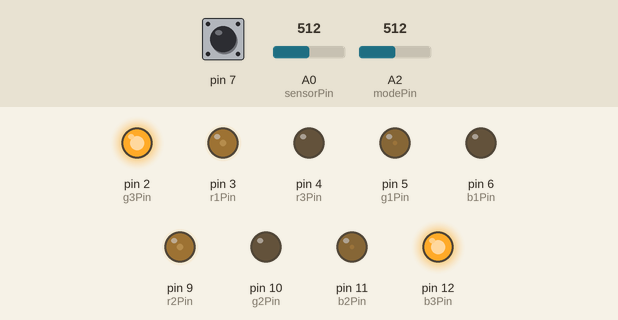
The sketch below on a simulated Arduino Uno, built with avr-gcc and run on an emulated ATmega328P. Parts: output pins drawn as LEDs (lit = HIGH). Inputs (shaded band) come from the test bench; at power-on: pin 7 HIGH, A2 (modePin) = 512, A0 (sensorPin) = 512. What the sketch prints to the serial monitor is not drawn.

Above: at 0.5 s.
1.3 s: pin 7 pulled LOW for 3.2 s
At 1.7 s:
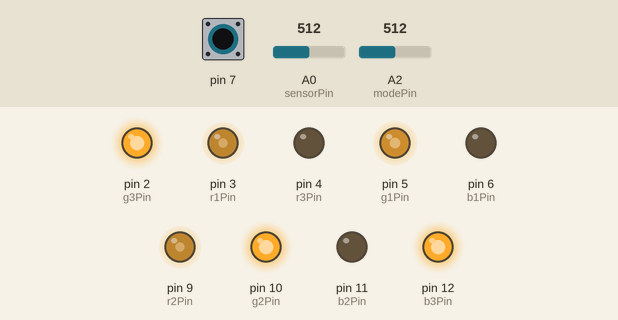
6.0 s: A2 (modePin) set to 0
At 6.4 s:
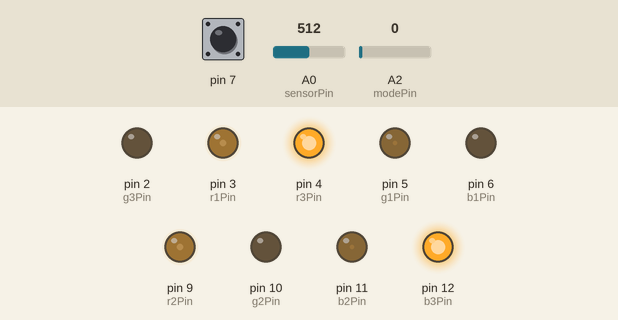
9.0 s: pin 7 pulled LOW for 0.15 s
At 9.51 s:
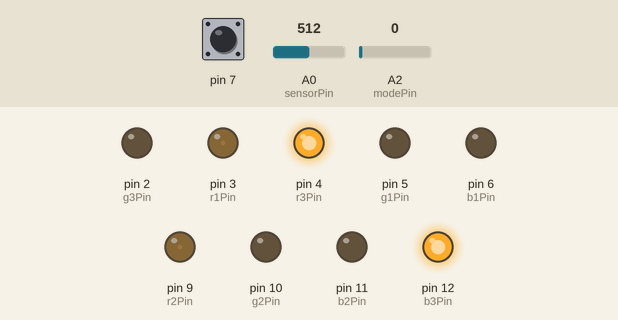
12.0 s: pin 7 pulled LOW for 1 s
15.0 s: pin 7 pulled LOW for 3.2 s
At 16.33 s:
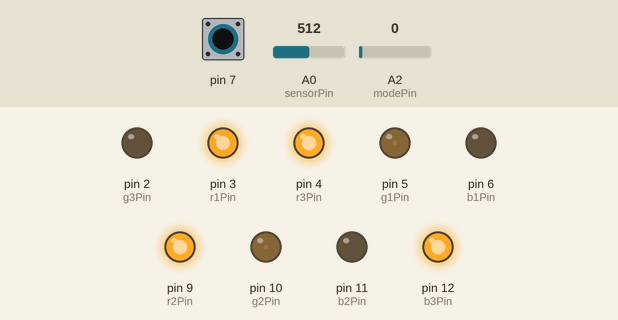
19.7 s: pin 7 pulled LOW for 0.15 s
At 22.1 s:
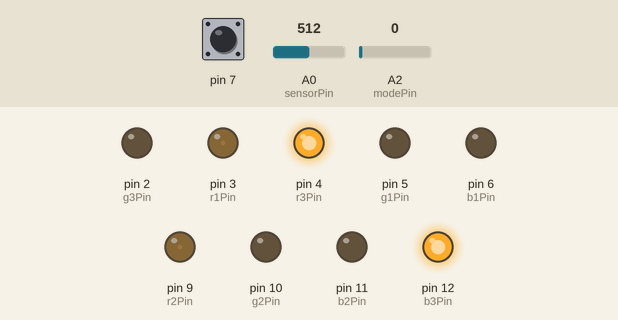
Timing chart, 0 to 23.7 s (numbered marks = the images above; inputs shaded):
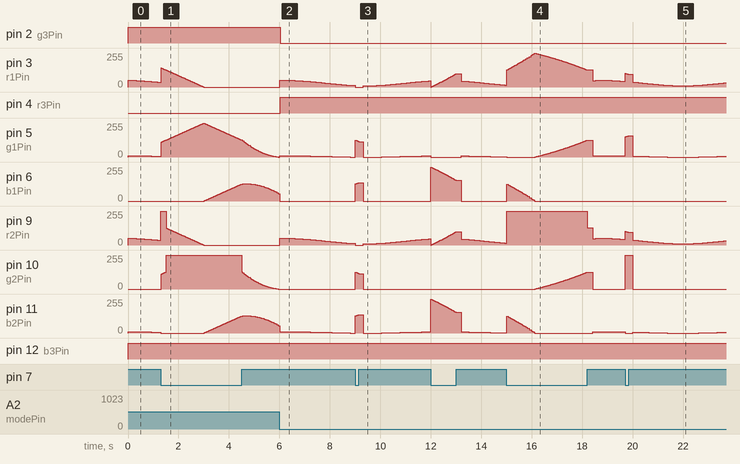

Measured:
- after the input at 1.3 s, pin 6 (b1Pin): rises from 0/255 to 129/255 in 1.6 s, then falls to 53/255 in 1.3 s; pin 10 (g2Pin): rises from 0/255 to 255/255 in 0.21 s, then falls to 0/255 in 4.4 s
- after the input at 6.0 s, pin 2 (g3Pin): HIGH → LOW at once; pin 4 (r3Pin): LOW → HIGH at once
- after the input at 9.0 s, pin 6 (b1Pin): rises from 0/255 to 138/255 in 0.14 s, then falls to 0/255 in 0.17 s
- after the input at 15.0 s, pin 10 (g2Pin): rises from 0/255 to 127/255 in 2.1 s, then falls to 0/255 in 0.22 s
- after the input at 19.7 s, pin 10 (g2Pin): 0/255 → 255/255 at once, → 0/255 0.31 s later

The sketch:

Master_v2.ino
```cpp
#include <CapSense.h>

//#define COLOUR_SPEED 4000 // Time from one colour to next colour. Eg. from red to green...255,0,0 -> 0,255,0
//#define MAX_TIME_TO_FALL_A_SLEEP 15 //15000 //The maximum time, it takes for the box to fall a sleep again after having been touched

// CapSense object
CapSense cs_8_7 = CapSense(8,7);

// RGB Led Strips (PWM)
int r1Pin = 3;
int g1Pin = 5;
int b1Pin = 6;
int r2Pin = 9;
int g2Pin = 10;
int b2Pin = 11;
int colourValues[] = {
  0,0,0,0,0,0}; //r1,g1,b1,r2,g2,b2
int lightBrightness = 255;

// RGB Led Mode (on-off)
int r3Pin = 4; //12
int g3Pin = 2;  //2
int b3Pin = 12; //13
byte modeValues[3] = {
  LOW,HIGH,HIGH}; //r3,g3,b3

// Sensibility Slider
int sensorPin = A0;
int sensorValue = 0;  //0 - 1023
unsigned long capaValue;
int capaValueState1 = 75;
int capaValueState2 = 75;
int capaValueState3 = 75;

// Mode Button
int modePin = A2;
int currentMode = 0;
boolean modeChanged = false;
int modeButton;
int countLOW;

// Global Led Color vars
int COLOUR_SPEED;
int offset;        // Colour offset
int colourShift;

//timers
int maxTimeToFallASleep;
unsigned long touchStarted, lastTimeTouched, touchLength;

/* Hardware Setup */
void setup()
{
  Serial.begin(9600);
  cs_8_7.set_CS_AutocaL_Millis(0xFFFFFFFF);     // turn off autocalibrate on channel 1 - just as an example
  //cs_8_7.set_CS_Timeout_Millis(200);
  pinMode(r1Pin, OUTPUT);
  pinMode(g1Pin, OUTPUT);
  pinMode(b1Pin, OUTPUT);
  pinMode(r2Pin, OUTPUT);
  pinMode(g2Pin, OUTPUT);
  pinMode(b2Pin, OUTPUT);

  pinMode(r3Pin, OUTPUT);
  pinMode(g3Pin, OUTPUT);
  pinMode(b3Pin, OUTPUT);

  analogWrite(r1Pin, 0);
  analogWrite(g1Pin, 0);
  analogWrite(b1Pin, 0);
  analogWrite(r2Pin, 0);
  analogWrite(g2Pin, 0);
  analogWrite(b2Pin, 0);

  // The Mode button
  pinMode(modePin, INPUT);
  //digitalWrite(modePin, HIGH); // enable pullup resistor
}

void loop()
{
  capaValue = CapaSense();
  //Serial.println(capaValue);

  sensorValue = analogRead(sensorPin);
  //Serial.println(sensorValue);

  modeButton = analogRead(modePin);
  //Serial.println(modeButton, DEC);

  if (modeButton == 0 && modeChanged == false) {
    countLOW ++;
    if (countLOW > 10){
      ChangeMode();
      modeChanged = true;
    }
  }
  else if (modeButton > 50) { //HIGH did not work
    modeChanged = false;
    countLOW = 0;
  }
  DisplayMode();

  Behavior();
}

void ChangeMode()
{
  currentMode ++;
  if (currentMode > 2) {
    currentMode = 0;
  }
  for (int i = 0; i < 3; i++) {
    if (i == currentMode) {
      modeValues[i] = LOW; // turn on corresp. mode
    }
    else {
      modeValues[i] = HIGH; // turn off other leds
    }
    //Serial.print(modeValues[i]);
  }
  //Serial.println();
}

long CapaSense()
{
  static int capaBuffer[3]; // Used to average the last 3 messurements of the capacitive sensor, to eliminate random changes
  capaBuffer[0] = capaBuffer[1];
  capaBuffer[1] = capaBuffer[2];
  capaBuffer[2] = cs_8_7.capSense(30);

  return (capaBuffer[0] + capaBuffer[1] + capaBuffer[2]) / 3;
}

void Behavior()
{
  int capaValueState1 = map(sensorValue, 0, 1023, 50, 1000);


  static int state = 1;  //State 1 = The box is sleeping, and not beeing touched; state3 = the box is beeing touched; state4 = the box is falling a sleep after having beeing touced for a given period of time
  int startColourSpeed;
  int endColourSpeed;

  switch(currentMode)
  {
    case 0: //original
      startColourSpeed = 3000;
      endColourSpeed   = 3000;
      maxTimeToFallASleep = 1500;
      break;
    case 1: //slow to fast
      startColourSpeed = 6000;
      endColourSpeed   = 300;
      maxTimeToFallASleep = 200;
      break;
    case 2:
      startColourSpeed = 100;
      endColourSpeed   = 2000;
      maxTimeToFallASleep = 200;
      break;
  }

  switch(state)
  {
  case 1: //Sleeping
    {
      if(capaValue <= capaValueState1) //The box is not beeing touched after sleeping
      {
        state = 1;
        offset = 0;
      }
      else // The box is beeing touched
      {
        state = 3;
        touchStarted = millis();
        lastTimeTouched = millis();
        COLOUR_SPEED = startColourSpeed;
      }
    }
    break;
    /*case 2:
     {
     Behavior2();
     }
     break;*/
  case 3: // Beeing touced
    {
      if(capaValue > capaValueState1) // The box is beeing touched
      {
        int MAX_TOUCH_LENGTH = 10000;
        state = 3;
        lastTimeTouched = millis();
        touchLength = lastTimeTouched - touchStarted;

        if (touchLength < MAX_TOUCH_LENGTH) {
          COLOUR_SPEED = round(map(touchLength, 0, MAX_TOUCH_LENGTH, startColourSpeed, endColourSpeed));
        }
        else {
          COLOUR_SPEED = endColourSpeed;
        }
      }
      else //The box is not beeing touched
      {
        state = 4;
      }
    }
    break;
  case 4: // Falling a sleep
    {
      touchLength = lastTimeTouched - touchStarted;
      if(capaValue > capaValueState1) // The box is beeing touched again
      {
        state = 3;
        if(millis() - lastTimeTouched > 500) //The box has not been touched for at least 0.5 sec
        {
          ChangeOffset(1400);
        }
        lastTimeTouched = millis();
      }
      else //The box is not beeing touched
      {
        if( millis() - lastTimeTouched > touchLength || millis() - lastTimeTouched > maxTimeToFallASleep) // Stay in state 4, as long time as the box has been touched, but max maxTimeToFallASleep milliseconds
        {
          state = 1;
        }
      }
    }
    break;
  }


  switch(state)
  {
  case 1:
    {
      Behavior1();
    }
    break;
    /*case 2:
     {
     Behavior2();
     }
     break;*/
  case 3:
    {
      Behavior3();
    }
    break;
  case 4:
    {
      Behavior4();
    }
  }

  ChangeLedStrips();
}

void Behavior1() //nothing is close to the box
{
  static long lastIncrement = 0;
  static float intensity = 0.0;
  intensity = millis();
  intensity /= 1000.0;
  colourValues[0] = map( cos(intensity)*100, -100, 100, 10, 50 ); //Right Red
  colourValues[1] = map( cos(intensity)*100, -100, 100, 0, 10 );  //Right Green
  colourValues[2] = 0;
  colourValues[3] = colourValues[0];  //Left Red
  colourValues[4] = 0;
  colourValues[5] = colourValues[1];  //Left Blue

  lightBrightness = 255;
  Serial.write((byte)0); // Release motor to keep temperature down
  Serial.println();
}

void Behavior2() //Something is close to the box
{
  //CapaValues between capaValueState1 - capaValueState2
  lightBrightness = map(capaValue, capaValueState1, capaValueState2, 50, 255);
  lightBrightness = constrain(lightBrightness, 50, 255);
  cycleColours();
}

void Behavior3() //The box is being touched
{
  lightBrightness = 255;
  cycleColours();
  byte motorSpeed = map(COLOUR_SPEED, 0, 6000, 10, 1);
  Serial.write(motorSpeed); //Turn motor
  Serial.println();
}

void Behavior4() //The box has recently been touched, and is "going back to sleep"
{
  touchLength = lastTimeTouched - touchStarted;
  if(touchLength > maxTimeToFallASleep)
  {
    touchLength = maxTimeToFallASleep;
  }
  cycleColours();

  lightBrightness = map(millis() - lastTimeTouched, 0, touchLength, 255, 50); // Slowly turn down the lights
  Serial.write((byte)0); // Release motor to keep temperature down
  Serial.println();
}

void ChangeOffset(int change)
{
  offset += change;
}

void NegateColours()
{
  if(colourShift == 0)
  {
    colourShift = COLOUR_SPEED * 3 / 2;
  }
  else
  {
    colourShift = 0;
  }
}

void cycleColours()
{
  static long cycleStart;
  long now = millis() - cycleStart;
  int rightState = ( (now - (offset/2)) + colourShift ); //% (COLOUR_SPEED * 3);
  int leftState  = ( (now + (offset/2)) + colourShift ); //% (COLOUR_SPEED * 3);

  //RIGHT LED STRIP
  if(rightState < COLOUR_SPEED) // RIGHT R -> G
  {
    colourValues[0] = map(rightState, 0, COLOUR_SPEED, 255, 0);
    colourValues[1] = map(rightState, 0, COLOUR_SPEED, 0, 255);
    colourValues[2] = 0;
  }
  else if(rightState < COLOUR_SPEED * 2) // RIGHT G -> B
  {
    colourValues[1] = map(rightState, COLOUR_SPEED, COLOUR_SPEED * 2, 255, 0);
    colourValues[2] = map(rightState, COLOUR_SPEED, COLOUR_SPEED * 2, 0, 255);
    colourValues[0] = 0;
  }
  else if(rightState < COLOUR_SPEED * 3) // RIGHT B -> R
  {
    colourValues[2] = map(rightState, COLOUR_SPEED * 2, COLOUR_SPEED * 3, 255, 0);
    colourValues[0] = map(rightState, COLOUR_SPEED * 2, COLOUR_SPEED * 3, 0, 255);
    colourValues[1] = 0;
  }
  else
  {
    cycleStart = millis();
  }

  //LEFT LED STRIP
  if(leftState < COLOUR_SPEED) // LEFT R -> G
  {
    colourValues[3] = map(leftState, 0, COLOUR_SPEED, 255, 0);
    colourValues[4] = map(leftState, 0, COLOUR_SPEED, 0, 255);
    colourValues[5] = 0;
  }
  else if(leftState < COLOUR_SPEED * 2) // LEFT G -> B
  {
    colourValues[4] = map(leftState, COLOUR_SPEED, COLOUR_SPEED * 2, 255, 0);
    colourValues[5] = map(leftState, COLOUR_SPEED, COLOUR_SPEED * 2, 0, 255);
    colourValues[3] = 0;
  }
  else if(leftState < COLOUR_SPEED * 3) // LEFT B -> R
  {
    colourValues[5] = map(leftState, COLOUR_SPEED * 2, COLOUR_SPEED * 3, 255, 0);
    colourValues[3] = map(leftState, COLOUR_SPEED * 2, COLOUR_SPEED * 3, 0, 255);
    colourValues[4] = 0;
  }
  else
  {
    cycleStart = millis();
  }
}

void ChangeLedStrips()
{
  analogWrite(r1Pin, colourValues[0] * lightBrightness/255);
  analogWrite(g1Pin, colourValues[1] * lightBrightness/255);
  analogWrite(b1Pin, colourValues[2] * lightBrightness/255);
  analogWrite(r2Pin, colourValues[3] * lightBrightness/255);
  analogWrite(g2Pin, colourValues[4] * lightBrightness/255);
  analogWrite(b2Pin, colourValues[5] * lightBrightness/255);
}

void DisplayMode()
{
  digitalWrite(r3Pin, modeValues[0]);
  digitalWrite(g3Pin, modeValues[1]);
  digitalWrite(b3Pin, modeValues[2]);
}

void PrintColourValues()
{
  Serial.println();
  Serial.print(colourValues[0]);
  Serial.print("\t");
  Serial.print(colourValues[1]);
  Serial.print("\t");
  Serial.print(colourValues[2]);
  Serial.print("\t");
  Serial.print(colourValues[3]);
  Serial.print("\t");
  Serial.print(colourValues[4]);
  Serial.print("\t");
  Serial.println(colourValues[5]);
}
```
